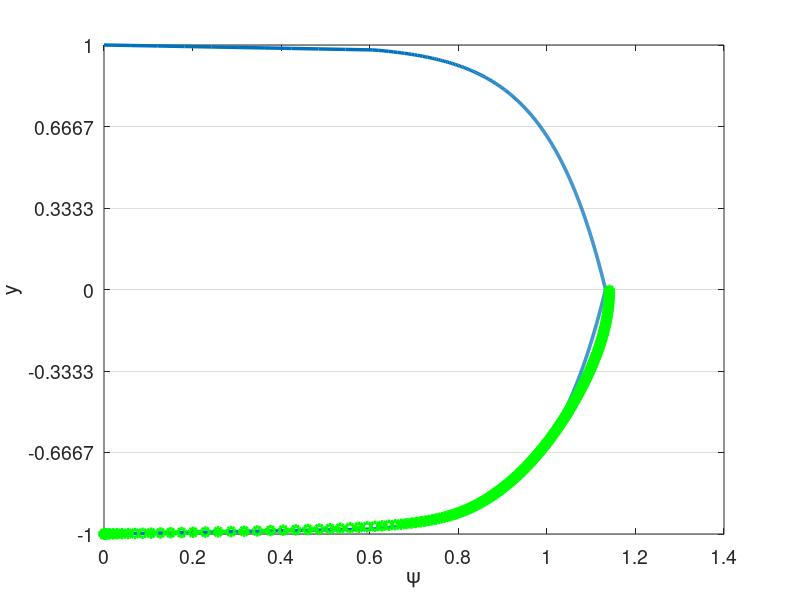
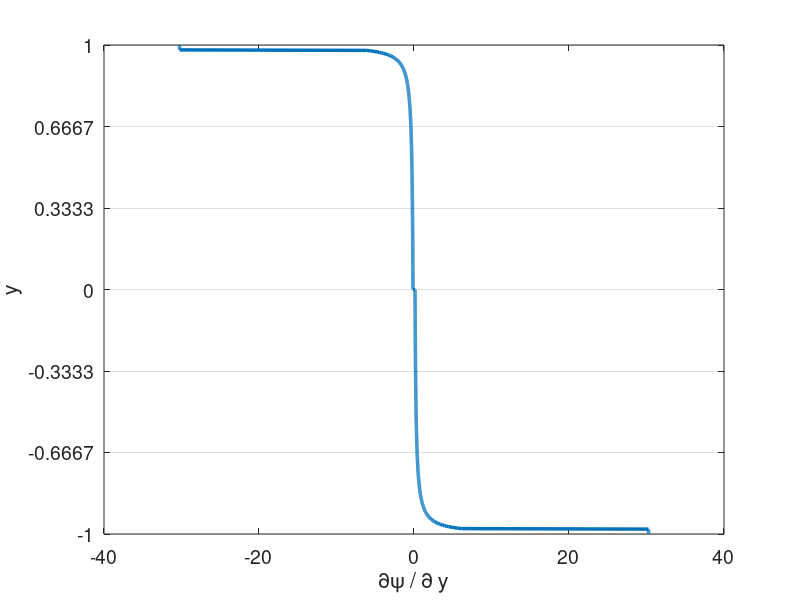

Source code (MATLAB) for these figures, in order: (Note: this script raises an error after producing the figures.)
% clc
clear all
close all


set(0,'DefaultAxesFontSize',14)
set(0,'defaultLineLineWidth',2.5)
% set(0,'DefaultFigureWindowStyle','docked')


linestyles = {'k-','b-','r-','g-','c-','m-','k--','b--','r--','g--','c--','m--','k-.','b-.','r-.','g-.','c-.','m-.','k:','b:','r:','g:','c:','m:'};
pointstyles = {'ko','bo','ro','go','co','mo','k^','b^','r^','g^','c^','m^','ks','bs','rs','gs','cs','ms','k*','b*','r*','g*','c*','m*','k+','b+','r+','g+','c+','m+'};
%%

%%%%%%%%%%%%%%%%%%%%%%%%%%%%%%%%%%%%%%%%%%%%%%%%%%%%%%%%%%%%%%%%%%
% Navier-Stokes Solver Demo (2D Channel)
%%%%%%%%%%%%%%%%%%%%%%%%%%%%%%%%%%%%%%%%%%%%%%%%%%%%%%%%%%%%%%%%%%
% pgrads = 3.25e-3 for N=4, E=8, exp mesh
% pgrads = 9.25e-3 for N=4, E=6, uniform
% pgrads = 1.8e-4 for N=4, E=8, uniform, enrich

format compact;
format short;
format long;
mu = 1/10000; %1/395; 1/6874;
rho = 1;
Re = rho/mu; 
pgrad = 7e-5; %3.25e-3; 9.25e-3; %2.5e-4; % 9.25e-3;
force_pgrad = 1;

N=4; % polynomial order  
Ex=1; % Number of elements in x
Ey=6; % Number of elements in y
Tfinal=1000; 
CFL=0.05;
en_on = 0;
N_en_y = 1; 
N_over = N;
delay_en = 0;
en_start_time = 100;
head = 'debug';

rans_on = 1;
exp_mesh = 0;

dir_name = [head,'re',num2str(ceil(Re)),'_p',num2str(N),'_e',num2str(Ey),'_exp',num2str(exp_mesh),'_en',num2str(en_on)];
soln_dir = dir_name;
plot_soln = 1;
save_soln = 0;
plot_int = 1000;
save_soln_int = 5000;
restart = 0;
rst_step = 300000;

if ~en_on
    N_over = N;
end

%% Enrichment information
en_mag = 3;
psi = {@(x,y) en_mag*(0.5*(1 - y.^2) + 0.*x), @(x,y) 0.*y + 0.*x};
gpsi = {@(x,y) 0.*y + 0.*x, @(x,y) en_mag*(-1.*y + 0.*x), ...
        @(x,y) 0.*y + 0.*x, @(x,y) 0.*y + 0.*x};
hpsi = {@(x,y) 0.*y + 0.*x, @(x,y) en_mag*(-1 - 0.*y + 0.*x), ...
        @(x,y) 0.*y + 0.*x, @(x,y) 0.*y + 0.*x};
    
% psi = {@(x,y) (0.5*(1 - y.^4) + 0.*x), @(x,y) 0.*y + 0.*x};
% gpsi = {@(x,y) 0.*y + 0.*x, @(x,y) (-2.*y.^3 + 0.*x), ...
%         @(x,y) 0.*y + 0.*x, @(x,y) 0.*y + 0.*x};
% hpsi = {@(x,y) 0.*y + 0.*x, @(x,y) (-6.*y.^2 + 0.*x), ...
%         @(x,y) 0.*y + 0.*x, @(x,y) 0.*y + 0.*x};
%    

    
% Law of the wall
u_tau = sqrt(0.316./(Re.^0.25)/8);
Re_tau = u_tau/mu; %Re;
Re_tau = 550;
% u_tau = 1;
nu = 1/Re_tau;
kap = 0.41;
beta = 5.2;
dypdy = Re_tau;
ypb = 11.062299784340414;
yp = @(y) (1-abs(y))*Re_tau;
u_tau = Re_tau*mu;
lotw = @(yp) ((yp <= ypb).*yp + (yp > ypb).*(1./kap.*log(yp+eps)+beta));
psi = {@(x,y) u_tau*((yp(y) <= ypb).*yp(y) + (yp(y) > ypb).*(1./kap.*log(yp(y)+eps)+beta) + 0.*x), @(x,y) 0.*y + 0.*x};
gpsi = {@(x,y) 0.*y + 0.*x,  @(x,y) -1*sign(y).*u_tau.*(((yp(y) <= ypb).*1 + (yp(y) > ypb).*1./(kap*(yp(y)+eps)))*dypdy + 0.*x),...
        @(x,y) 0.*y + 0.*x, @(x,y) 0.*y + 0.*x};
hpsi = {@(x,y) 0.*y + 0.*x,  @(x,y) u_tau*(((yp(y) <= ypb).*0 + (yp(y) > ypb).*-1./(kap*(yp(y)+eps).^2))*dypdy*dypdy + 0.*x),...
        @(x,y) 0.*y + 0.*x, @(x,y) 0.*y + 0.*x};
    

% 1/7th
% mag = 1;
% yd = @(y) 1-abs(y)+eps;
% psi = {@(x,y) mag*((yd(y)).^(1/7).*(yd(y)>eps*10)+ 0.*x), @(x,y) 0.*y + 0.*x};
% gpsi = {@(x,y) 0.*y + 0.*x,  @(x,y) mag*(-1*sign(y).*1./7.*(yd(y)).^(-6/7).*(yd(y)>eps*10) + 0.*x),...
%         @(x,y) 0.*y + 0.*x, @(x,y) 0.*y + 0.*x};
% hpsi = {@(x,y) 0.*y + 0.*x,  @(x,y) mag*(-6/49*(yd(y)).^(-13/7).*(yd(y)>eps*10) + 0.*x),...
%         @(x,y) 0.*y + 0.*x, @(x,y) 0.*y + 0.*x};

% Reicher Law of the Wall
% Re_tau = 550;
% u_tau = Re_tau*mu/rho;
% Yp = @(Y) max((1-abs(Y))*Re_tau,1e-3)+eps;
% C=5.17;
% kap=0.41;
% dypdy = Re_tau;
% yp = @(y) max((1-abs(y))*Re_tau,1e-3);
% u_tau = Re_tau*mu;
% psi = {@(x,y) mu*Re_tau*(1/kap.*log(1+kap.*yp(y))+(C-1./kap.*log(kap)).*(1-exp(-yp(y)/11)-yp(y)/11.*exp(-yp(y)/3))) + 0.*x,...
%     @(x,y) 0.*y + 0.*x};
% gpsi = {@(x,y) 0.*y + 0.*x, @(x,y) -1*sign(y).*dypdy*mu*Re_tau.*(1./(1+kap.*yp(y))+(C-1./kap.*log(kap)).*(-1/11*exp(-yp(y)/11)-(yp(y)+3)/33.*exp(-yp(y)/3))) + 0.*x,...
%         @(x,y) 0.*y + 0.*x, @(x,y) 0.*y + 0.*x};
% hpsi = {@(x,y) 0.*y + 0.*x,  @(x,y) dypdy*dypdy*mu*Re_tau*(-kap./((1+kap.*yp(y)).^2)+(C-1./kap.*log(kap)).*(-1/121*exp(-yp(y)/11)-(yp(y)+6)/99.*exp(-yp(y)/3))) + 0.*x,...
%         @(x,y) 0.*y + 0.*x, @(x,y) 0.*y + 0.*x};


%% Initial Conditions
% Turbulent pipe
u_cfl = 3/2;
pert = 0.0;
u_ic = @(x,y) 3/2*(1-y.^2);
v_ic = @(x,y) 0.0*y;

darcy = 0.316./(Re.^0.25);
u_tau = sqrt(darcy/8);
Yp = @(Y) max((1-abs(Y))*u_tau*Re,1e-3)+eps;
sigma = 0.6;
fact = @(Yp) exp((-(log10(Yp)-1).^2)./(2*sigma.^2));
k_ic = @(x,y) 0.0*x + 4.5*u_tau*u_tau*fact(Yp(y));

eps_s = 3;
omg_ic = @(x,y) 0.0*x + 0.5*Re*u_tau*u_tau*fact(Yp(y));


% Turbulent channel
Re_tau = 550;
u_tau = Re_tau*mu/rho;
Yp = @(Y) max((1-abs(Y))*Re_tau,0); %1e-3)+eps;
C=5.17;
kap=0.41;
eps_ic = 0; %1e-2;
kx = 23;
kz=13;
alpha_ic = kx*2*pi/(0.375);
beta_ic = kz*2*pi/1;
riech = @(Yp) mu*Re_tau*(1/kap.*log(1+kap.*Yp)+(C-1./kap.*log(kap)).*(1-exp(-Yp/11)-Yp/11.*exp(-Yp/3)));
u_ic = @(x,y) riech(Yp(y)) + eps_ic*sin(alpha_ic*x);
v_ic = @(x,y) 0*y + eps_ic*sin(alpha_ic*x);

% u_ic = @(x,y) psi{1}(x,y);

sigma = 0.6;
fact = @(Yp) exp((-(log10(Yp)-1).^2)./(2*sigma.^2));
k_ic = @(x,y) 0.0*x + 4.5*u_tau*u_tau*fact(Yp(y));

eps_s = 3;
omg_ic = @(x,y) 0.0*x + 0.5*Re*u_tau*u_tau*fact(Yp(y));

%%
%%
%%
moser=load('moser_data/LM_Channel_0550_mean_prof.dat');
%% Plot psi
figure(5)
ys_plot = linspace(-1,1,1000);
plot(psi{1}(0,ys_plot),ys_plot)
hold on
plot(moser(:,3)*5.43496e-02,(moser(:,1))-1,'g--o')
xlabel('\psi')
ylabel('y')
set(gca, 'YGrid', 'on', 'XGrid', 'off')
yticks(linspace(-1,1,Ey+1));
figure(6)
ys_plot = linspace(-1,1,1000);
plot(gpsi{2}(0,ys_plot),ys_plot)
xlabel('\partial\psi / \partial y')
ylabel('y')
set(gca, 'YGrid', 'on', 'XGrid', 'off')
yticks(linspace(-1,1,Ey+1));


%% Begin Solve
E=Ex*Ey; % Total number of elements
N1=N+1;
disp("Generating Matrices")
Q=makeq(Ex,Ey,N); % Global continuity
R=maker(Q,Ex,N); % Restriction matrix, applies Dirichlet conditions
[X,Y]=make_geom_channel(Ex,Ey,N);      % Geometry in local form
if exp_mesh
    [X,Y]=make_geom_channel_exp(Ex,Ey,N);      % Geometry in local form
end
en_b_nodes = get_en_bound_nodes(Ex,Ey,N,N_en_y);
dom_vol = (max(max(max(X)))-min(min(min(X))))*(max(max(max(Y)))-min(min(min(Y))));

Ys = zeros(Ey*length(Y(1,:,1)),1);
for i = 1:Ey
    Ys((i-1)*(N+1)+1:(i)*(N+1)) = Y(1,:,(i-1)*Ex+1);
end

psi_p = psi{1}(0,Ys(N_en_y*(N+1)));
dypsi_p1 = gpsi{2}(0,Ys(N_en_y*(N+1)));
dypsi_p2 = gpsi{2}(0,Ys(end-N_en_y*(N+1)));
        
[G,J,ML,RX]=make_coef(X,Y);
[Ah,Bh,Ch,Dh,z,w]=semhat(N);
[Gs, Gs_x, Gs_y] =  face_mats(X,Y,E,N);
Gs_c = R*Q'*apply_en_cont(Gs,en_b_nodes,psi_p);
Gsb = R*Q'*Gs*Q*R';


[n,nb]=size(R); 
nL=N1*N1*E;

Ab=spalloc(nL,nL,nL*N);    %  Generate Abar
for j=1:nL
    x=zeros(nL,1); 
    x(j)=1; 
    Ab(:,j)=abar_c(x,Dh,G,Q);  % assembled Neumann Operator
end
Ab_save = Ab;
A_c=R*Q'*apply_en_cont(Ab,en_b_nodes,psi_p);
S_check=full(Ab);
Ab = Q'*Ab*Q;
A=R*Ab*R'; % Full stiffness matrix
Bb=reshape(ML,nL,1); % Form Mass matrix
Bb=diag(Bb); 
Bb=sparse(Bb); 
Ma=R*Q'*Bb*Q*R'; % Assembling mass matrix  % Full mass matrix
M_c = R*Q'*apply_en_cont(Bb,en_b_nodes,psi_p);


%% Form matrices for rans

[L_x,L_y,J_x,J_y] = dir_jac(E,X,Y);
w2d = w*w';
w1d = reshape(w2d,[N1*N1,1])';
[dphi_dxi, dphi_deta, dphi_dx, dphi_dy, dpdx_dpdx, dpdy_dpdy, dpdx_dpdy, ...
        dpdx_dpdx_flat, dpdy_dpdy_flat, dpdx_dpdy_flat] ...
    = get_phi_grads(N1,Dh,E,J_x,J_y);
dphi_dx_flat = reshape(dphi_dx,N1*N1,N1*N1,E);
dphi_dy_flat = reshape(dphi_dy,N1*N1,N1*N1,E);

w2d_e = zeros(N+1,N+1,E);
for ie = 1:E
    w2d_e(:,:,ie) = w2d*L_x(ie)/2*L_y(ie)/2;
end

A_x = form_Ax(N1,E,w2d,J_x,J,dpdx_dpdx,ones(size(J)));
A_y = form_Ay(N1,E,w2d,J_y,J,dpdy_dpdy,ones(size(J)));
A_xy = form_Axy(N1,E,w2d,J_x,J_y,J,dpdx_dpdy,ones(size(J)));


SS = zeros(N1,N1,E,2,2);
OS = zeros(N1,N1,E,2,2);
dudx = zeros(N1,N1,E);
dudy = zeros(N1,N1,E);
dvdx = zeros(N1,N1,E);
dvdy = zeros(N1,N1,E);
dkdx = zeros(N1,N1,E);
dkdy = zeros(N1,N1,E);
domgdx = zeros(N1,N1,E);
domgdy = zeros(N1,N1,E);

%%
M_check=full(Bb);

Ma_uv_check = zeros(2*nL);
Ma_uv_check(1:nL,1:nL) = M_check;
Ma_uv_check(nL+1:2*nL,nL+1:2*nL) = M_check;
A_uv_check = zeros(2*nL);
A_uv_check(1:nL,1:nL) = S_check;
A_uv_check(nL+1:2*nL,nL+1:2*nL) = S_check;

M_q = full(Ma);
S_q = full(A);


%%
% Assemble overall system matrices
nn = length(Ma); % number of nodes in the domain
Ma_uv = zeros(2*nn);
Ma_uv(1:nn,1:nn) = Ma;
Ma_uv(nn+1:2*nn,nn+1:2*nn) = Ma;
Ma_uv = sparse(Ma_uv);
A_uv = zeros(2*nn);
A_uv(1:nn,1:nn) = A;
A_uv(nn+1:2*nn,nn+1:2*nn) = A;
A_uv = sparse(A_uv);
ML_uv = zeros(2*(N+1),2*(N+1),E);
ML_uv(1:N+1,1:N+1,1:E) = ML;
ML_uv(N+2:2*(N+1),N+2:2*(N+1),1:E) = ML;
G_uv = zeros(2*nn);
G_uv(1:nn,1:nn) = Gsb;
G_uv(nn+1:2*nn,nn+1:2*nn) = Gsb;
G_uv = sparse(G_uv);



%% Assemble enrichment matrices
psi_xy = zeros(N+1,N+1,E);
N1_over = N_over + 1;
[z_over,w_over] = zwgll(N_over);
w2d_over = w_over*w_over';
w1d_over = reshape(w2d_over,[N1_over*N1_over,1])';
[dphi_dxi_over, dphi_deta_over, dphi_dx_over, dphi_dy_over, dpdx_dpdx_over, dpdy_dpdy_over, dpdx_dpdy_over, ...
        dpdx_dpdx_flat_over, dpdy_dpdy_flat_over, dpdx_dpdy_flat_over,phi_2d_flat] ...
    = get_phi_grads2(N1,E,J_x,J_y,N_over);
dphi_dx_flat_over = reshape(dphi_dx_over,N1_over*N1_over,N1*N1,E);
dphi_dy_flat_over = reshape(dphi_dy_over,N1_over*N1_over,N1*N1,E);
if en_on
    [psi_xy,psi_xy_act,gpsi_xy_act,Sp_all,Sp_all_Q,Jac_e_flat,gpsi_e_flat,Mp_uv,Sp_uv,Mp_all_c,Sp_all_c,Mp_full,Sp_full] = ...
        assemble_enrichment(X,Y,Ex,Ey,E,N,N1,nn,nL,J,Q,R,N_en_y,psi,gpsi,hpsi,en_b_nodes,psi_p,N_over);
end

%%

dxmin=pi*(z(N1)-z(N))/(2*Ex); % Get min dx for CFL constraint
dt=CFL*dxmin/u_cfl; 

% dt = 1e-3;
nstep=ceil(Tfinal/dt); 
dt=Tfinal/nstep; 
% Print information
nstep
dt
yp1 = (1+Y(1,2))*Re

disp("Computing inverse")
Ai=pinv(full(Ab)); 

disp("Setting Initial Conditions")
% Initial conditions
for e = 1:E
    for i = 1:N+1
        for j = 1:N+1
%             u(i,j,e) = f_ic(X(i,j,e),Y(i,j,e))+pert*rand()*u_ic;
%             v(i,j,e) = v(i,j,e)+pert*rand()*u_ic;
            u(i,j,e) = u_ic(X(i,j,e),Y(i,j,e));
            v(i,j,e) = v_ic(X(i,j,e),Y(i,j,e));
            k(i,j,e) = k_ic(X(i,j,e),Y(i,j,e));
            omg(i,j,e) = omg_ic(X(i,j,e),Y(i,j,e));
        end
    end
end
if en_on
    [u, v] = project_to_enrich(X,Y,E,Ex,Ey,N,N_en_y,u,v,psi);
end

% u = apply_en_cont_soln(u,en_b_nodes,psi_p);
u1_0=u; u2_0=u; u3_0=u; fx3_0=u; fx2_0=u; fx1_0=u; u_0 = u;
v1_0=v; v2_0=v; v3_0=v; fy3_0=v; fy2_0=v; fy1_0=v; v_0 = v;
u1=u; u2=u; u3=u; fx3=u; fx2=u; fx1=u;
v1=v; v2=v; v3=v; fy3=v; fy2=v; fy1=v;
k1=k; k2=k; k3=k; fk3=k; fk2=k; fk1=k;
omg1=omg; omg2=omg; omg3=omg; fomg3=omg; fomg2=omg; fomg1=omg;

F_pgrad = pgrad*ones(size(ML));
F_1 = ones(size(ML));
% Fb=reshape(ML.*F,nL,1); %% Output
% 
% Fb=Bb\(Q'*Fb);  

uv = [u;v];

%%
uv_ic_check = uv;

%% Setup BC if nonzero
% u_bc = ones(size(u)).*((Y==1)+(Y==-1));
% u_bc = reshape(ML.*u_bc,nL,1);
% u_bc = Bb\(Q'*u_bc);

% k_bc = k_bc_val.*ones(size(k));
% k_bc = reshape(ML.*k_bc,nL,1);
% k_bc = (Q'*Bb*Q)\(Q'*k_bc);
% 
% omg_bc = omg_bc_val.*ones(size(omg));
% omg_bc = reshape(ML.*omg_bc,nL,1);
% omg_bc = (Q'*Bb*Q)\(Q'*omg_bc);

%%
disp("Timestepping")
step = 1;
if (restart == 1)
   fname = strcat(soln_dir,"/soln_Re_",num2str(Re),"_P_",num2str(N),"_",num2str(Ex),"x",num2str(Ey),"_step_",num2str(rst_step),".mat");
   load(fname);
   step = rst_step;
end

plot1 = 1;
time = 0;
[plot1,u_mean] = post_channel(N,Ex,Ey,w,X,Y,Ys,en_on,step,time,u,psi_xy,N_en_y,plot1);
if save_soln
    mkdir(soln_dir);
end

%%
while step <= nstep
    time=step*dt;
    
    if (time > en_start_time) && (~en_on) && (delay_en)
        en_on = 1;
        [psi_xy,psi_xy_act,gpsi_xy_act,Sp_all,Sp_all_Q,Jac_e_flat,gpsi_e_flat,Mp_uv,Sp_uv,Mp_all_c,Sp_all_c,Mp_full,Sp_full] = ...
            assemble_enrichment(X,Y,Ex,Ey,E,N,N1,nn,nL,J,Q,R,N_en_y,psi,gpsi,hpsi,en_b_nodes,psi_p,N_over);
        [u, v] = project_to_enrich(X,Y,E,Ex,Ey,N,N_en_y,u,v,psi);
    end
    
    % Form combined u for RANS terms
    u_comb = u;
    if en_on
        u_comb = u+psi_xy_act{1};
    end
    
    %% Form S
    u_flat = reshape(u,N1*N1,E);
    v_flat = reshape(v,N1*N1,E);
    k_flat = reshape(k,N1*N1,E);
    omg_flat = reshape(omg,N1*N1,E);

    
    for ie = 1:E
        dudx(:,:,ie) = reshape(dphi_dx_flat(:,:,ie)*u_flat(:,ie),N1,N1);
        dvdx(:,:,ie) = reshape(dphi_dx_flat(:,:,ie)*v_flat(:,ie),N1,N1);
        dudy(:,:,ie) = reshape(dphi_dy_flat(:,:,ie)*u_flat(:,ie),N1,N1);
        dvdy(:,:,ie) = reshape(dphi_dy_flat(:,:,ie)*v_flat(:,ie),N1,N1);
        dkdx(:,:,ie) = reshape(dphi_dx_flat(:,:,ie)*k_flat(:,ie),N1,N1);
        dkdy(:,:,ie) = reshape(dphi_dy_flat(:,:,ie)*k_flat(:,ie),N1,N1);
        domgdx(:,:,ie) = reshape(dphi_dx_flat(:,:,ie)*omg_flat(:,ie),N1,N1);
        domgdy(:,:,ie) = reshape(dphi_dy_flat(:,:,ie)*omg_flat(:,ie),N1,N1);
    end
    
    if en_on
        dudx = dudx + gpsi_xy_act{1};
        dudy = dudy + gpsi_xy_act{2};
        dvdx = dvdx + gpsi_xy_act{3}; % Doesn't matter given assumptions
        dvdy = dvdy + gpsi_xy_act{4}; % Doesn't matter given assumptions
    end
    
    % Modify enrichment
%     if (mod(step,2000)==0) && (time > 50)
%         u_tau_calc = sqrt(mu*dudy(:,1,1)/rho);
%         u_tau = u_tau_calc(1);
%         psi = {@(x,y) u_tau*((yp(y) <= ypb).*yp(y) + (yp(y) > ypb).*(1./kap.*log(yp(y)+eps)+beta) + 0.*x), @(x,y) 0.*y + 0.*x};
%         gpsi = {@(x,y) 0.*y + 0.*x,  @(x,y) -1*sign(y).*u_tau.*(((yp(y) <= ypb).*1 + (yp(y) > ypb).*1./(kap*(yp(y)+eps)))*dypdy + 0.*x),...
%             @(x,y) 0.*y + 0.*x, @(x,y) 0.*y + 0.*x};
%         hpsi = {@(x,y) 0.*y + 0.*x,  @(x,y) u_tau*(((yp(y) <= ypb).*0 + (yp(y) > ypb).*-1./(kap*(yp(y)+eps).^2))*dypdy*dypdy + 0.*x),...
%             @(x,y) 0.*y + 0.*x, @(x,y) 0.*y + 0.*x};
%         
%         psi_p = psi{1}(0,Ys(N_en_y*(N+1)));
%         dypsi_p1 = gpsi{2}(0,Ys(N_en_y*(N+1)));
%         dypsi_p2 = gpsi{2}(0,Ys(end-N_en_y*(N+1)));
%         
%         A_c=R*Q'*apply_en_cont(Ab_save,en_b_nodes,psi_p);
%         M_c = R*Q'*apply_en_cont(Bb,en_b_nodes,psi_p);
%         
%         [psi_xy,psi_xy_act,gpsi_xy_act,Sp_all,Sp_all_Q,Jac_e_flat,gpsi_e_flat,Mp_uv,Sp_uv,Mp_all_c,Sp_all_c,Mp_full,Sp_full] = ...
%             assemble_enrichment(X,Y,Ex,Ey,E,N,N1,nn,nL,J,Q,R,N_en_y,psi,gpsi,hpsi,en_b_nodes,psi_p,N_over);
%         [u, v] = project_to_enrich(X,Y,E,Ex,Ey,N,N_en_y,u_comb,v,psi);
%         
%         en_on = 2;
%         
%         for ie = 1:E
%             dudx(:,:,ie) = reshape(dphi_dx_flat(:,:,ie)*u_flat(:,ie),N1,N1);
%             dvdx(:,:,ie) = reshape(dphi_dx_flat(:,:,ie)*v_flat(:,ie),N1,N1);
%             dudy(:,:,ie) = reshape(dphi_dy_flat(:,:,ie)*u_flat(:,ie),N1,N1);
%             dvdy(:,:,ie) = reshape(dphi_dy_flat(:,:,ie)*v_flat(:,ie),N1,N1);
%             dkdx(:,:,ie) = reshape(dphi_dx_flat(:,:,ie)*k_flat(:,ie),N1,N1);
%             dkdy(:,:,ie) = reshape(dphi_dy_flat(:,:,ie)*k_flat(:,ie),N1,N1);
%             domgdx(:,:,ie) = reshape(dphi_dx_flat(:,:,ie)*omg_flat(:,ie),N1,N1);
%             domgdy(:,:,ie) = reshape(dphi_dy_flat(:,:,ie)*omg_flat(:,ie),N1,N1);
%         end
%         
%         if en_on
%             dudx = dudx + gpsi_xy_act{1};
%             dudy = dudy + gpsi_xy_act{2};
%             dvdx = dvdx + gpsi_xy_act{3}; % Doesn't matter given assumptions
%             dvdy = dvdy + gpsi_xy_act{4}; % Doesn't matter given assumptions
%         end
%     end
    
    
    SS(:,:,:,1,1) = 1/2*(dudx+dudx);
    SS(:,:,:,1,2) = 1/2*(dudy+dvdx);
    SS(:,:,:,2,1) = 1/2*(dvdx+dudy);
    SS(:,:,:,2,2) = 1/2*(dvdy+dvdy);
    OS(:,:,:,1,1) = 1/2*(dudx-dudx);
    OS(:,:,:,1,2) = 1/2*(dudy-dvdx);
    OS(:,:,:,2,1) = 1/2*(dvdx-dudy);
    OS(:,:,:,2,2) = 1/2*(dvdy-dvdy);
    

    %% Get rans values
    [mu_t,gam_k,gam_omg,G_k,G_omg,Y_k,Y_omg,S_k,S_omg,R1,R2,R3,R4,omg_w] ...
        = get_rans_coeffs(rho,mu,k,omg,SS,OS,dkdx,dkdy,domgdx,domgdy,Y,u_comb,v);
    if ~rans_on
        mu_t = zeros(size(mu_t));
    end
    Re_t = rho./(mu_t+eps);
    Re_comb = rho./(mu*ones(size(mu_t))+mu_t);
    Re_k = rho./gam_k;
    Re_omg = rho./gam_omg;
    %% Timestepping
    
    if step==1; b0=1.0;    b= [ -1 0 0 ]';       a=[ 1  0 0 ]'; end
    if step==2; b0=1.5;    b=([ -4 1 0 ]')./2;   a=[ 2 -1 0 ]'; end
    if step>=3; b0=11./6.; b=([ -18 9 -2 ]')./6; a=[ 3 -3 1 ]'; end

    if ~rans_on
        % Compute A
        [A_x_full,A_y_full,A_xy_full] = form_Ax_Ay_Axy(N1,E,w1d,J,dpdx_dpdx_flat,dpdy_dpdy_flat,dpdx_dpdy_flat,Re_comb);
        A_x = R*Q'*A_x_full*Q*R';
        A_y = R*Q'*A_y_full*Q*R';
        A_xy = R*Q'*A_xy_full*Q*R';
        A_uv = zeros(2*nn);
        A_uv(1:nn,1:nn) = 2*A_x+A_y+A_xy;
        A_uv(nn+1:2*nn,nn+1:2*nn) = A_x+2*A_y+A_xy';
        A_uv = sparse(A_uv);
        
        T1_rhs = 0;
        
        if en_on
            A_full = 2*A_x_full+A_y_full+A_xy_full;
            A_c=R*Q'*apply_en_cont(A_full,en_b_nodes,psi_p);
            [T1_new] = form_T1_psi(E,N,w1d_over,Jac_e_flat,dphi_dy_flat_over,gpsi_e_flat,Re_comb,N_en_y,phi_2d_flat);
            T1_rhs = (dt/b0)*R*Q'*reshape(T1_new,nL,1);
            
            H_uv = (Ma_uv + (A_uv)*dt/(b0) + dt/b0*(Mp_uv + Sp_uv));
            H_c = (M_c + (A_c)*dt/(b0) + dt/b0*(Mp_all_c{1}+Sp_all_c{1}));
            if en_on == 2
                H_uv = (Ma_uv + (A_uv)*dt/(b0)); % + dt/b0*(Mp_uv + Sp_uv));
                H_c = (M_c + (A_c)*dt/(b0)); % + dt/b0*(Mp_all_c{1}+Sp_all_c{1}));
            end
            %             H_q = full(H_uv);
            rhs_c = (H_c);
            [LH_uv,UH_uv]=lu(H_uv);
        end
    end
    
%     if step>=3
        if en_on          
            if rans_on
                [A_x_k,A_y_k] = form_Ax_Ay(N1,E,w1d,J,dpdx_dpdx_flat,dpdy_dpdy_flat,Re_k);
                A_k = R*Q'*(A_x_k + A_y_k)*Q*R';
                Ab_k = Q'*(A_x_k + A_y_k)*Q;
                H_k=(Ma+A_k*dt/(b0)+dt/b0*Sp_all{1});
                H_k_bar = (Q'*Bb*Q+ Ab_k*dt/(b0)+dt/b0*Sp_all_Q{1});
                if en_on == 2
                    H_k=(Ma+A_k*dt/(b0));
                    H_k_bar = (Q'*Bb*Q+ Ab_k*dt/(b0));
                end
        
                [LH_k,UH_k]=lu(H_k);
        
                % Assuming Re_omg=Re_k
                H_omg = H_k;
                H_omg_bar = H_k_bar;
                LH_omg = LH_k;
                UH_omg = UH_k;
            end
        else
            terms_x = zeros(N+1,N+1,E);
            terms_y = zeros(N+1,N+1,E);
            T1_rhs = 0;
            
            H_uv = (Ma_uv + (A_uv)*dt/(b0));
            rhs_c = zeros(size(Ma(:,1)));
            [LH_uv,UH_uv]=lu(H_uv);
            
            if rans_on
                [A_x_k,A_y_k] = form_Ax_Ay(N1,E,w1d,J,dpdx_dpdx_flat,dpdy_dpdy_flat,Re_k);
                A_k = R*Q'*(A_x_k + A_y_k)*Q*R';
                Ab_k = Q'*(A_x_k + A_y_k)*Q;
                H_k=(Ma+A_k*dt/(b0));
                H_k_bar = (Q'*Bb*Q+ Ab_k*dt/(b0));
        
                [LH_k,UH_k]=lu(H_k);
        
                % Assuming Re_omg=Re_k
                H_omg = H_k;
                H_omg_bar = H_k_bar;
                LH_omg = LH_k;
                UH_omg = UH_k;
            end
        end
        
        b0i=1./b0;
%     end % Viscous op

    
%   Nonlinear step - unassembled, not multiplied by mass matrix   
    %% Setup Convection terms and forcing terms
    fx1 = -convl(u,RX,Dh,u,v); % + F; % du = Cu  
    fy1 = -convl(v,RX,Dh,u,v); % dv = Cv
    fk1 = -convl(k,RX,Dh,u,v) + G_k - Y_k + S_k; % dk = Ck
    fomg1 = -convl(omg,RX,Dh,u,v) + G_omg - Y_omg + S_omg + R1 + R2 + R3 + R4; % domg = Comg
    fx1_0 = F_1;
    fy1_0 = zeros(size(F_1));
    
    if force_pgrad
        fx1 = fx1 + F_pgrad;
    end
    
    if en_on == 2
        en_u = dt/b0*((Sp_full{1}+Mp_full{1})*reshape(u,nL,1)+Mp_full{2}*reshape(v,nL,1));
        en_u = reshape(en_u,N1,N1,E);
        en_u_0 = dt/b0*((Sp_full{1}+Mp_full{1})*reshape(u_0,nL,1)+Mp_full{2}*reshape(v_0,nL,1));
        en_u_0 = reshape(en_u_0,N1,N1,E);
        en_v = dt/b0*Mp_full{2}*reshape(v,nL,1);
        en_v = reshape(en_v,N1,N1,E);
        
        en_k = dt/b0*Sp_full{1}*reshape(k,nL,1);
        en_k = reshape(en_k,N1,N1,E); 
        en_omg = dt/b0*Sp_full{1}*reshape(omg,nL,1);
        en_omg = reshape(en_omg,N1,N1,E); 
        
        
        % SRB
        fx1 = fx1 - en_u;
        fx1_0 = fx1_0;% - en_u_0; 
        fy1 = fy1 - en_v;
        fk1 = fk1 - en_k;
        fomg1 = fomg1 - en_omg;
    end
    
    %% Setup residual terms in bdf

    rx   = a(1)*fx1   + a(2)*fx2   + a(3)*fx3; % kth-order extrapolation
    ry   = a(1)*fy1   + a(2)*fy2   + a(3)*fy3;
    rk   = a(1)*fk1   + a(2)*fk2   + a(3)*fk3;
    romg = a(1)*fomg1 + a(2)*fomg2 + a(3)*fomg3;
    rx_0 = a(1)*fx1_0   + a(2)*fx2_0   + a(3)*fx3_0;
    ry_0 = a(1)*fy1_0   + a(2)*fy2_0   + a(3)*fy3_0;

    fx3=fx2; fx2=fx1; 
    fy3=fy2; fy2=fy1; 
    fk3=fk2; fk2=fk1;
    fomg3=fomg2; fomg2=fomg1;
    fx3_0=fx2_0; fx2_0=fx1_0; 
    fy3_0=fy2_0; fy2_0=fy1_0; 

    %% Add residual terms to bdf
    rx  = dt*rx - (b(1)*u+b(2)*u2+b(3)*u3); u3=u2; u2=u; % Add BDF terms
    ry  = dt*ry - (b(1)*v+b(2)*v2+b(3)*v3); v3=v2; v2=v; %     and
    rk  = dt*rk - (b(1)*k+b(2)*k2+b(3)*k3); k3=k2; k2=k;
    romg = dt*romg - (b(1)*omg+b(2)*omg2+b(3)*omg3); omg3=omg2; omg2=omg;
    rx_0  = dt*rx_0 - (b(1)*u_0+b(2)*u2_0+b(3)*u3_0); u3_0=u2_0; u2_0=u_0; % Add BDF terms
    ry_0  = dt*ry_0 - (b(1)*v_0+b(2)*v2_0+b(3)*v3_0); v3_0=v2_0; v2_0=v_0; % Add BDF terms
    
    ut  = b0i*rx; 
    vt  = b0i*ry; 
    k   = b0i*rk;
    omg = b0i*romg;
    ut_0  = b0i*rx_0; 
    vt_0  = b0i*ry_0; 
 
    [uL,vL,pr]=pressure_project(ut,vt,Ai,Q,ML,RX,Dh); % Div-free velocity
    [uL_0,vL_0,pr_0]=pressure_project(ut_0,vt_0,Ai,Q,ML,RX,Dh); % Div-free velocity
    pr = (b0/dt)*pr;
    pr_0 = (b0/dt)*pr_0;
    

    %%

    %   Set RHS.                 %Viscous update. %  Convert to local form.
%     u=R*(Q'*reshape(ML.*uL,nL,1)-Hbar*u_bc);
    u_rhs=R*(Q'*reshape(ML.*uL,nL,1));
    v_rhs=R*(Q'*reshape(ML.*vL,nL,1));
    u_rhs_0=R*(Q'*reshape(ML.*uL_0,nL,1));
    v_rhs_0=R*(Q'*reshape(ML.*vL_0,nL,1));
    
    if rans_on
        k_rhs=R*(Q'*reshape(ML.*k,nL,1));%-H_k_bar*k_bc);
        omg_rhs=R*(Q'*reshape(ML.*omg,nL,1));%-H_omg_bar*omg_bc);
    end
    
    %%
    
    % Solve k and omg first
    if rans_on
        k = UH_k\(LH_k\k_rhs);
        omg = UH_omg\(LH_omg\omg_rhs);
        k=Q*(R'*k);%+k_bc);
        omg=Q*(R'*omg);%+omg_bc);
        k=reshape(k,N1,N1,E);
        omg=reshape(omg,N1,N1,E);
        mu_t = rho.*k./(omg_w+omg);
        
        % recompute matrices for uv 
        Re_t = rho./(mu_t+eps);
        Re_comb = rho./(mu*ones(size(mu_t))+mu_t*rans_on);
        
        [A_x_full,A_y_full,A_xy_full] = form_Ax_Ay_Axy(N1,E,w1d,J,dpdx_dpdx_flat,dpdy_dpdy_flat,dpdx_dpdy_flat,Re_comb);
        A_x = R*Q'*A_x_full*Q*R';
        A_y = R*Q'*A_y_full*Q*R';
        A_xy = R*Q'*A_xy_full*Q*R';
        A_uv = zeros(2*nn);
        A_uv(1:nn,1:nn) = 2*A_x+A_y+A_xy;
        A_uv(nn+1:2*nn,nn+1:2*nn) = A_x+2*A_y+A_xy';
        A_uv = sparse(A_uv);
                
        if ~en_on
            H_uv = (Ma_uv + (A_uv)*dt/(b0));
            rhs_c = zeros(size(Ma(:,1)));
            [LH_uv,UH_uv]=lu(H_uv);
        end
        
        if en_on           
            A_full = 2*A_x_full+A_y_full+A_xy_full;
            A_c=R*Q'*apply_en_cont(A_full,en_b_nodes,psi_p);
            [T1_new] = form_T1_psi(E,N,w1d_over,Jac_e_flat,dphi_dy_flat_over,gpsi_e_flat,Re_comb,N_en_y,phi_2d_flat);
            T1_rhs = (dt/b0)*R*Q'*reshape(T1_new,nL,1);
            
            if en_on == 1
                H_uv = (Ma_uv + (A_uv)*dt/(b0) + dt/b0*(Mp_uv + Sp_uv));
                H_c = (M_c + (A_c)*dt/(b0) + dt/b0*(Mp_all_c{1}+Sp_all_c{1}));
            end
            if en_on == 2
                H_uv = (Ma_uv + (A_uv)*dt/(b0));
                H_c = (M_c + (A_c)*dt/(b0)); 
            end
            rhs_c = (H_c);
            [LH_uv,UH_uv]=lu(H_uv);
        end
    end
    
    % SRB
    u_rhs = u_rhs + T1_rhs;
    u_rhs_0 = u_rhs_0;% + T1_rhs;
    
    %% Solve for u_0, v_0, p_0
    % SRB
    uv_0 = [u_rhs_0;v_rhs_0];
    uv_0=UH_uv\(LH_uv\uv_0);
    
    u_0 = uv_0(1:nn);
    v_0 = uv_0(nn+1:2*nn);
    u_0=Q*(R'*u_0);
    %SRB
%     if en_on
%         u_0 = apply_en_cont_soln(Ey,N_en_y,en_b_nodes,u_0,psi_p);
%     end
    u_0=reshape(u_0,N1,N1,E);
    v_0=Q*(R'*v_0);
    v_0=reshape(v_0,N1,N1,E);
    
    
    %% Solve for u', v', p'
    %SRB
    uv = [u_rhs+rhs_c;v_rhs];
    uv=UH_uv\(LH_uv\uv); 
   
    u = uv(1:nn);
    v = uv(nn+1:2*nn);
    u=Q*(R'*u);
    %SRB
    if en_on
        u = apply_en_cont_soln(Ey,N_en_y,en_b_nodes,u,psi_p);
    end
    u=reshape(u,N1,N1,E);
    v=Q*(R'*v);
    v=reshape(v,N1,N1,E);
    
    %% Add in forcing term
    u_comb = u;
    u_0_comb = u_0;
    if en_on
        u_comb = u+psi_xy_act{1};
%         u_0_comb = u_0+psi_xy_act{1};
    end
    % Integrate domain
    avg_u = sum(u_comb.*w2d_e,'All')/dom_vol;
    avg_u_0 = sum(u_0_comb.*w2d_e,'All')/dom_vol;
    alpha_0 = (1-avg_u)/avg_u_0;
    if ~force_pgrad 
    % SRB 
    u = u + alpha_0*u_0;
%     u_comb = u_comb + alpha_0*u_comb;
%     u =  u_comb;
%     if en_on
%         u = u_comb - psi_xy_act{1};
%     end
    v = v + alpha_0*v_0;
    pr = pr + alpha_0*pr_0;
    end
    
    
%% Output
    if mod(step,plot_int)==0 && plot_soln
        [plot1,u_mean] = post_channel(N,Ex,Ey,w,X,Y,Ys,en_on,step,time,u,psi_xy,N_en_y,plot1);
    end
    if mod(step,save_soln_int)==0 && save_soln
        disp(step)
        fname = strcat(soln_dir,"/soln_Re_",num2str(Re),"_P_",num2str(N),"_",num2str(Ex),"x",num2str(Ey),"_step_",num2str(step),".mat");
        save(fname); 
    end
    if isnan(u(1,2))
        step
        time
        return
    end
    
    step = step + 1;
end
if  plot_soln
    [plot1,u_mean] = post_channel(N,Ex,Ey,w,X,Y,Ys,en_on,step,time,u,psi_xy,N_en_y,plot1);
    get_Up(Ys,u_mean,u_tau,mu,lotw,Ey,N,psi,en_on);
end
if  save_soln
    fname = strcat(soln_dir,"/soln_Re_",num2str(Re),"_P_",num2str(N),"_",num2str(Ex),"x",num2str(Ey),"_step_",num2str(step),".mat");
    save(fname);
end
